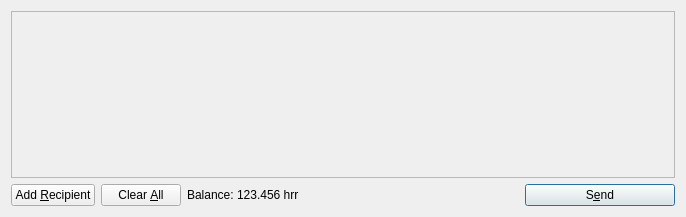
<?xml version="1.0" encoding="UTF-8"?>
<ui version="4.0">
 <class>SendCoinsDialog</class>
 <widget class="QDialog" name="SendCoinsDialog">
  <property name="geometry">
   <rect>
    <x>0</x>
    <y>0</y>
    <width>686</width>
    <height>217</height>
   </rect>
  </property>
  <property name="windowTitle">
   <string>Send Coins</string>
  </property>
  <layout class="QVBoxLayout" name="verticalLayout">
   <item>
    <widget class="QScrollArea" name="scrollArea">
     <property name="widgetResizable">
      <bool>true</bool>
     </property>
     <widget class="QWidget" name="scrollAreaWidgetContents">
      <property name="geometry">
       <rect>
        <x>0</x>
        <y>0</y>
        <width>666</width>
        <height>165</height>
       </rect>
      </property>
      <layout class="QVBoxLayout" name="verticalLayout_2">
       <property name="margin">
        <number>0</number>
       </property>
       <item>
        <layout class="QVBoxLayout" name="entries">
         <property name="spacing">
          <number>6</number>
         </property>
        </layout>
       </item>
       <item>
        <spacer name="verticalSpacer">
         <property name="orientation">
          <enum>Qt::Vertical</enum>
         </property>
         <property name="sizeHint" stdset="0">
          <size>
           <width>20</width>
           <height>40</height>
          </size>
         </property>
        </spacer>
       </item>
      </layout>
     </widget>
    </widget>
   </item>
   <item>
    <layout class="QHBoxLayout" name="horizontalLayout">
     <item>
      <widget class="QPushButton" name="addButton">
       <property name="toolTip">
        <string>Send to multiple recipients at once</string>
       </property>
       <property name="text">
        <string>Add &amp;Recipient</string>
       </property>
       <property name="icon">
        <iconset resource="../bitcoin.qrc">
         <normaloff>:/icons/add</normaloff>:/icons/add</iconset>
       </property>
       <property name="autoDefault">
        <bool>false</bool>
       </property>
      </widget>
     </item>
     <item>
      <widget class="QPushButton" name="clearButton">
       <property name="sizePolicy">
        <sizepolicy hsizetype="Minimum" vsizetype="Fixed">
         <horstretch>0</horstretch>
         <verstretch>0</verstretch>
        </sizepolicy>
       </property>
       <property name="toolTip">
        <string>Remove all transaction fields</string>
       </property>
       <property name="text">
        <string>Clear &amp;All</string>
       </property>
       <property name="icon">
        <iconset resource="../bitcoin.qrc">
         <normaloff>:/icons/remove</normaloff>:/icons/remove</iconset>
       </property>
       <property name="autoRepeatDelay">
        <number>300</number>
       </property>
       <property name="autoDefault">
        <bool>false</bool>
       </property>
      </widget>
     </item>
     <item>
      <layout class="QHBoxLayout" name="horizontalLayout_2">
       <property name="spacing">
        <number>3</number>
       </property>
       <item>
        <widget class="QLabel" name="label">
         <property name="text">
          <string>Balance:</string>
         </property>
        </widget>
       </item>
       <item>
        <widget class="QLabel" name="labelBalance">
         <property name="cursor">
          <cursorShape>IBeamCursor</cursorShape>
         </property>
         <property name="text">
          <string>123.456 hrr</string>
         </property>
         <property name="textInteractionFlags">
          <set>Qt::LinksAccessibleByMouse|Qt::TextSelectableByKeyboard|Qt::TextSelectableByMouse</set>
         </property>
        </widget>
       </item>
      </layout>
     </item>
     <item>
      <spacer name="horizontalSpacer">
       <property name="orientation">
        <enum>Qt::Horizontal</enum>
       </property>
       <property name="sizeHint" stdset="0">
        <size>
         <width>40</width>
         <height>20</height>
        </size>
       </property>
      </spacer>
     </item>
     <item>
      <widget class="QPushButton" name="sendButton">
       <property name="minimumSize">
        <size>
         <width>150</width>
         <height>0</height>
        </size>
       </property>
       <property name="toolTip">
        <string>Confirm the send action</string>
       </property>
       <property name="text">
        <string>S&amp;end</string>
       </property>
       <property name="icon">
        <iconset resource="../bitcoin.qrc">
         <normaloff>:/icons/send</normaloff>:/icons/send</iconset>
       </property>
       <property name="default">
        <bool>true</bool>
       </property>
      </widget>
     </item>
    </layout>
   </item>
  </layout>
 </widget>
 <resources>
  <include location="../bitcoin.qrc"/>
 </resources>
 <connections/>
</ui>
